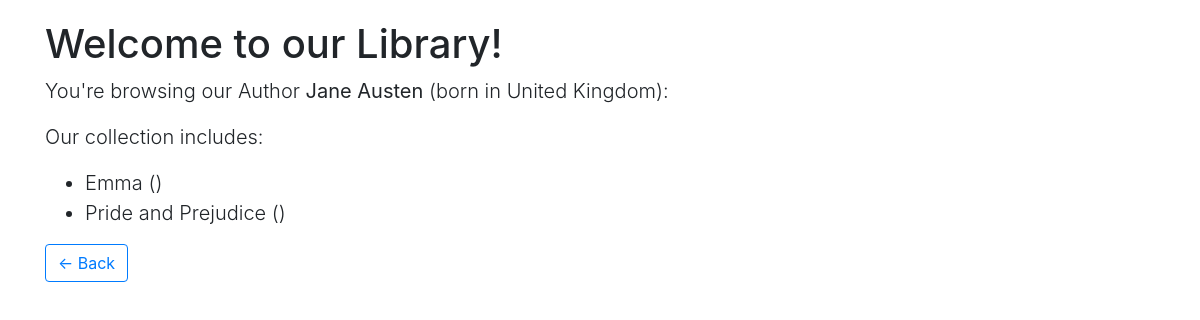
Page /author/1/ on the committed database.
### sample_app/models.py (models this page shows, shortened)
class Author(models.Model):
    name = models.CharField(max_length=255)
    country = models.ForeignKey(Country, on_delete=models.CASCADE)

class Country(models.Model):
    name = models.CharField(max_length=255)

class Book(models.Model):
    title = models.CharField(max_length=255)
    author = models.ForeignKey(Author, on_delete=models.CASCADE)
    isbn = models.CharField(max_length=255)

### sample_app/views.py (the view)
# urls.py: path('author/<int:author_id>/', views.author, name='author_by_id'),
def author(request, author_id):
    try:
        author = Author.objects.get(id=author_id)
    except Author.DoesNotExist:
        return HttpResponseNotFound()
    return render(request, 'author.html', {
        'author': author
    })

### sample_app/templates/author.html
{% extends "base.html" %}
{% block main %}
  <p class="h1">Welcome to our Library!</p>
  <div class="lead">
    <p>You're browsing our Author <strong>{{ author.name}}</strong> (born in {{ author.country.name }}):</p>
    <p>Our collection includes:</p>
    <ul>
      {% for book in author.book_set.all %}
      <li>{{ book.title }} ({{ book.popularity }})</li>
      {% endfor %}
    </ul>
  </div>
  <a href="/authors"><button type="button" class="btn btn-outline-primary">← Back</button></a>
{% endblock %}

### sample_app/templates/base.html (style rules this page uses)
.container { margin-top: 20px; }

### rows in the picture
Author: name "Jane Austen", country.name "United Kingdom"
Book: title "Emma"
Book: title "Pride and Prejudice"
